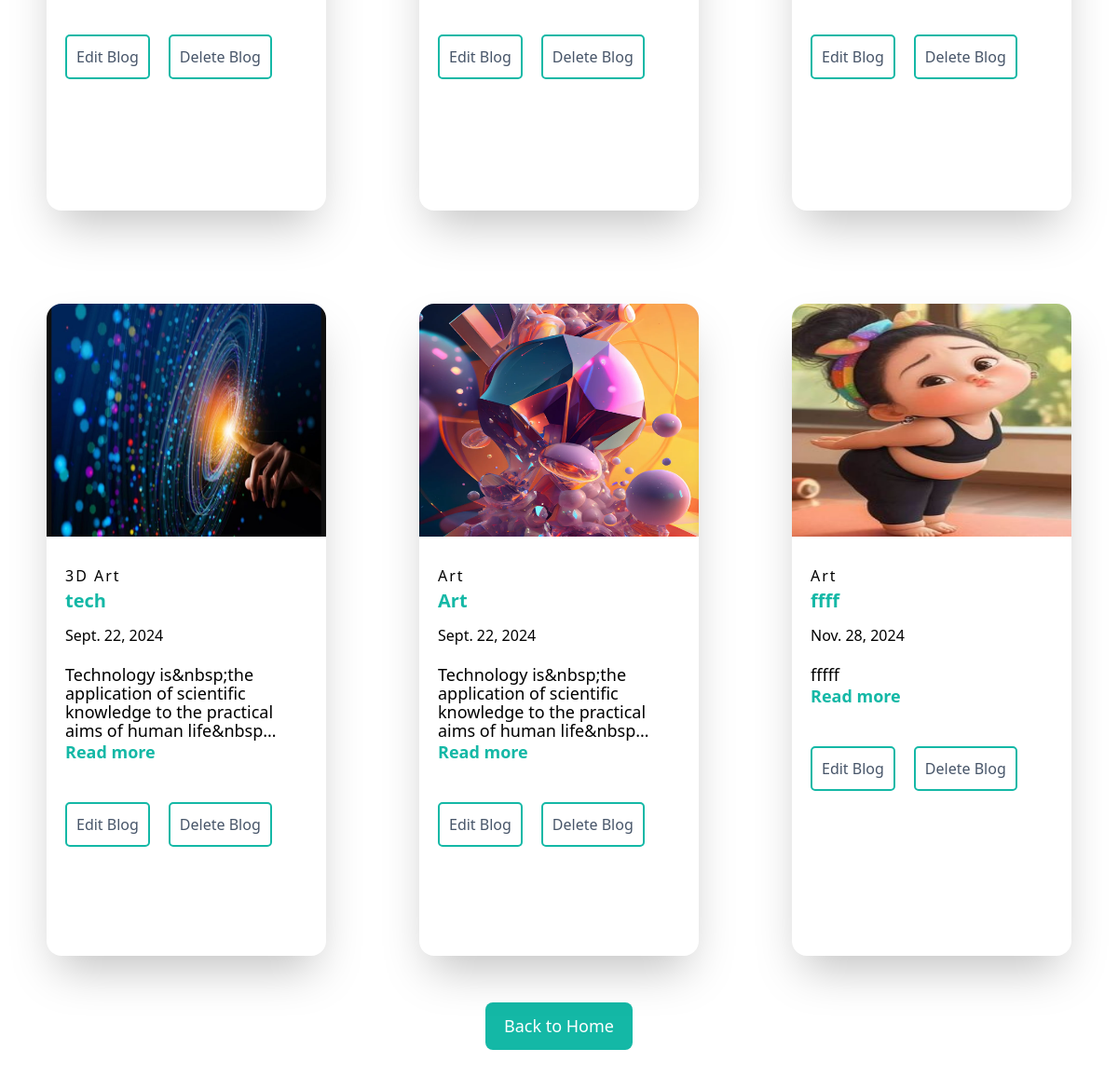
The app's page /allblogs/ (lower part), older data.
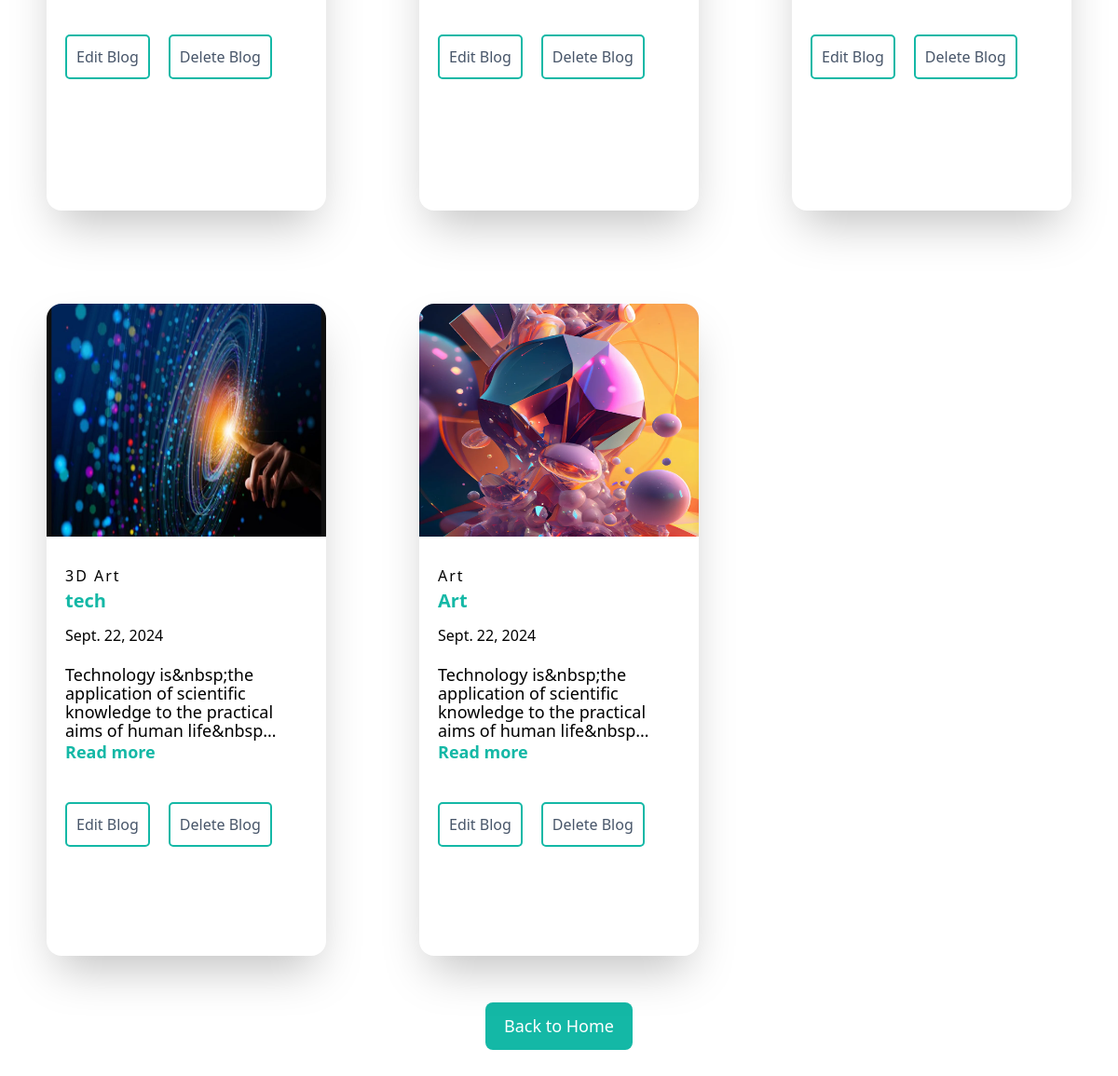
The same page, newer data.
### bloggingapi/models.py (models this page shows, shortened)
class Blogging(models.Model):
    title=models.CharField(max_length=200)
    content=CKEditor5Field('Text',null=True,blank=True,config_name='extends')
    image=models.FileField(upload_to='static/uploads')
    created_at=models.DateField(auto_now_add=True)
    category=models.ForeignKey(Category,on_delete=models.CASCADE,null=True)

class Category(models.Model):
    category_title=models.CharField(max_length=100,unique=True)
    created_at=models.DateTimeField(auto_now_add=True)

### bloggingapi/views.py (the view)
# urls.py: path('allblogs/',all_blogs),
def all_blogs(request):
    allblogs=Blogging.objects.all()
    context={
        'allblogs':allblogs,
    }
    return render(request,'bloggingapi/all-blog.html',context)

### bloggingapi/templates/bloggingapi/all-blog.html (shortened to what this page needs)
{% extends 'layouts.html'%} {% load static%}   {% block starts%}
{% include 'bloggingapi/navbar.html'%}
<div
  class="w-[100%] grid grid-cols-1 md:grid-cols-2 lg:grid-cols-3 2xl:grid-cols-4 relative top-[200px]"
>
  {% for allblog in allblogs %}
  <div class="flex justify-center">
    <div
      class="shadow-2xl mb-[100px] w-[500px] md:w-[350px] lg:w-[300px] xl:w-[400px] 2xl:w-[350px] 3xl:w-[400px] 4xl:w-[450px] 5xl:w-[500px] min-h-[700px] rounded-2xl"
    >
      <a href="/singleblog/{{allblog.id}}" class="">
        <img
          src="/{{allblog.image}}"
          alt="{{allblog.title}}"
          class="h-[300px] md:h-[250px] xl:h-[300px] 2xl:h-[350px] w-[100%] rounded-tr-2xl rounded-tl-2xl"
        />
      </a>
      <div class="px-[20px] py-[30px]">
        <a
          href="/singleblog/{{allblog.id}}"
          class="tracking-[2px] text-[16px] xl:text-[18px] 2xl:text-[20px] 3xl:text-[22px] 4xl:text-[25px] 5xl:text-[27px]"
          >{{allblog.category.category_title}}</a
        >
        <h5>
          <a
            href="/singleblog/{{allblog.id}}"
            class="font-bold text-[20px] xl:text-[25px] 2xl:text-[30px] 3xl:text-[35px] 4xl:text-[40px] 5xl:text-[45px] text-teal-500"
            >{{allblog.title}}</a
          >
        </h5>
        <p class="mt-[10px] text-[16px] 2xl:text-[18px] 3xl:text-[20px] 4xl:text-[22px] 5xl:text-[25px]">{{allblog.created_at}}</p>
        <p
          class="font-normal text-[18px] xl:text-[20px] 2xl:text-[22px] 3xl:text-[25px] 4xl:text-[27px] 5xl:text-[30px] leading-[20px] xl:leading-[30px] 2xl:leading-[40px] mt-[20px]"
        >
          {{allblog.content | striptags | truncatechars:100}}
        </p>
        <a
          href="/singleblog/{{allblog.id}}"
          class="mt-[50px] text-teal-500 font-semibold text-[18px] xl:text-[20px] 2xl:text-[22px] 3xl:text-[25px] 4xl:text-[27px] 5xl:text-[30px]"
          >Read more</a
        >
        <div class="my-[40px] flex">
          <a
            href="/all-blog-update/{{allblog.id}}"
            class="border-2 border-solid border-teal-500 p-[5px] md:p-[10px]  rounded-[5px] text-slate-600 text-[16px] xl:text-[18px] 2xl:text-[20px] 3xl:text-[22px] 4xl:text-[25px] 5xl:text-[27px] ease-linear duration-75 hover:bg-teal-500 hover:text-white"
            >Edit Blog</a
          >
          <a
            href=""
            class="border-2 border-solid border-teal-500 p-[5px] md:p-[10px]  rounded-[5px] text-slate-600 text-[16px] xl:text-[18px] 2xl:text-[20px] 3xl:text-[22px] 4xl:text-[25px] 5xl:text-[27px] mx-[20px] ease-linear duration-75 hover:bg-teal-500 hover:text-white"
            onclick="return confirm('Are you sure you want to delete this blog?')"
            >Delete Blog</a
          >
        </div>
      </div>
    </div>
  </div>
  {% endfor %}
</div>
<div class="my-[150px] flex justify-center ">
  <a href="/"
  class="bg-teal-500 text-white py-3 px-5  text-[18px] xl:text-[20px] 2xl:text-[25px] 3xl:text-[30px] 4xl:text-[35px] my-auto rounded-lg ease-linear duration-75 hover:border-2  hover:border-teal-500 hover:border-solid hover:bg-white hover:text-teal-500 hover:text-[20px]"
  >Back to Home</a
>
</div>
{% endblock%}

Row changes from the older to the newer data that the page shows:
removed Blogging: image (picture), category.category_title "Art", title "ffff", created_at "Nov. 28, 2024", content "fffff"
